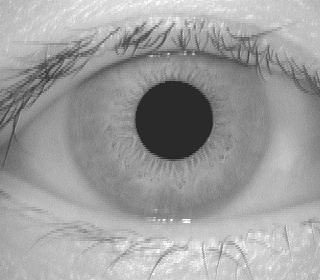
#> input picture data/CASIA Iris Image Database (version 1.0)/001/1/001_1_3.bmp, 320 x 280 px, found by its file name; its folder holds only this picture in this run; the run also reads 2 pictures not shown here
$ jupyter execute --allow-errors IrisRecognition.ipynb
#> lines starting #> are read from the running program, lines starting #| are printed output that depends on the picture; after the words box and inside, x2 and y2 are one past the last pixel; in counts of white or black regions, pixels touching at a corner belong together
[cell 1]
import cv2
import numpy as np
import matplotlib.pyplot as plt
import sklearn.metrics as sk
import scipy.signal
import os
import sys

# Part1: Localization

[cell 2]
def IrisLocalization(image):
    """Give a file path to an iris image, return two lists of parameters of the
    inner and outer circles. The first list is the inner circle and the second
    list is the outer circle. The first number is x coordinate of the circle,
    the second number is the y coordinate, and the last one is the radius of the
    circle."""

    # Step 1: Project the image on x-axis and y-axis, the minima are considered
    # the center of the pupil.

    #plt.imshow(image)
    #plt.show()
    xp = np.argmin(np.sum(image, axis=0)[100:180])+100
    yp = np.argmin(np.sum(image, axis=1)[100:180])+100


    # Step 2: Find a reasonable threshold to find a more accurate pupil
    # coordinates. Repeat the step twice for a more accurate estimate.

    for i in range(2):
        region = image[yp-60:yp+60, xp-60:xp+60]
        retval, dst = cv2.threshold(region, 65, 1, cv2.THRESH_BINARY)
        mask = np.where(dst != 0, 1, 0)
        xp += np.argmin(np.sum(mask, axis=0)) - 60
        yp += np.argmin(np.sum(mask, axis=1)) - 60

    # Step 3: Use Canny edge detection and Hough transform to find two circles.

    # set two smaller regions to detect edges faster
    width1 = 70
    region_inner = image[max(0, yp-width1):min(280, yp+width1),
                       max(0, xp-width1):min(320, xp+width1)]
    width2 = 125
    region_outer = image[max(0, yp-width2):min(280, yp+width2),
                       max(0, xp-width2):min(320, xp+width2)]

    # get two parameters for canny edge detection for the inner circle
    var = 0.33
    median = np.median(region_inner)
    para1 = int(max(0, (1.0 - var) * median))
    para2 = int(min(255, (1.0 + var) * median))

    # remove noise caused by eye lashes
    inner_filter = cv2.bilateralFilter(region_inner,9,95,95)
    # use canny edge detector to get an image of inner boundary
    edged_inner = cv2.Canny(inner_filter, para1, para2)
    inner_circles = cv2.HoughCircles(edged_inner, cv2.HOUGH_GRADIENT, 1,300,
                                     param1=50, param2=10, minRadius=25,
                                     maxRadius=58)
    region_outer = cv2.bilateralFilter(region_outer,9,95,95)
    outer_circles = cv2.HoughCircles(region_outer, cv2.HOUGH_GRADIENT, 1,300,
                                     param1=30, param2=10, minRadius=95,
                                     maxRadius=114)

    # draw circles
    # pupil boundary
    for i in inner_circles[0,:]:
        inner_circle = [int(i[0])+xp-width1, int(i[1])+yp-width1, i[2]]
    # iris boundary
    for i in outer_circles[0,:]:
        outer_circle = [int(i[0])+xp-width2, int(i[1])+yp-width2, i[2]]
    #plt.imshow(image)
    #plt.show()
    return (inner_circle, outer_circle)

# Part1: Image Quality Selection

[cell 3]
# Helper function for quality selection.

def find_roi(img, with_boundary=False):
    # Find two regions on each side of the pupil
    # If within_boundary == True, return the side length of these regions(for ajustable f[i])
    inner_x, inner_y, inner_r = map(int, map(int, IrisLocalization(img)[0]))
    outer_x, outer_y, outer_r = map(int, map(int, IrisLocalization(img)[1]))
    area_1_x = max(0, inner_x-inner_r-60)
    area_2_x = inner_x+inner_r
    area_y = inner_y - 30
    area_1_h = 60
    area_2_h = 60
    area1 = img[area_y:(area_y+60), area_1_x:(area_1_x+60)]
    area2 = img[area_y:(area_y+60), area_2_x:(area_2_x+60)]
    if with_boundary == False:
        return area1, area2
    else:
        boundary_dict = {'area_1_h':area_1_h, 'area_2_h':area_2_h}
        return area1, area2, boundary_dict

[cell 4]
# Helper function for quality selection.

def draw_roi(img, name):
    #draw the ROIs on img
    inner_x, inner_y, inner_r = map(int, map(int, IrisLocalization(img)[0]))
    outer_x, outer_y, outer_r = map(int, map(int, IrisLocalization(img)[1]))
    area_1_x = max(0,inner_x-inner_r-64)
    area_2_x = inner_x+inner_r
    area_y = inner_y - 30
    area_1_h = 60
    area_2_h = 60
    img_bgr = cv2.cvtColor(img, cv2.COLOR_GRAY2BGR)
    cv2.circle(img_bgr, (inner_x, inner_y), inner_r, (255, 0, 0), 2)
    cv2.circle(img_bgr, (outer_x, outer_y), outer_r, (255, 0, 0), 2)
    cv2.rectangle(img_bgr, (area_1_x, area_y), (area_1_x+area_1_h, area_y+area_1_h), (0, 255, 0), 2)
    cv2.rectangle(img_bgr, (area_2_x, area_y), (area_2_x+64, area_y+area_1_h), (0, 255, 0), 2)
    #cv2.imwrite(name, img_bgr)
    plt.figure(figsize=(5, 5))
    plt.imshow(img_bgr, 'gray')
    plt.title(name)

[cell 5]
# Helper function for quality selection.

def integ_calc(f_abs, f1, f2):
    #Calculate the integration
    integ = 0
    for u in range(f_abs.shape[0]):
        for v in range(f_abs.shape[1]):
            if f1 <= np.sqrt(np.square(u-30)+np.square(v-30)) <= f2 :
                integ += f_abs[u, v]
    return integ

[cell 6]
# Helper function for quality selection.

def feature_calc(img, area_h = None):
    #Calculate the 2D feature
    f = np.abs(np.fft.fft2(img))
    f_abs = np.abs(np.fft.fftshift(f))
    if area_h == None:
        f = [0, 6, 22, 32]
    else:
        f = [0, area_h*3/32, area_h*11/32, area_h/2]
    F1 = integ_calc(f_abs, f[0], f[1] )
    F2 = integ_calc(f_abs, f[1], f[2])
    F3 = integ_calc(f_abs, f[2], f[3])

    return np.array([(F1 + F2 + F3), (F2 / (F1 + F3))])

[cell 7]
# you can change directory to your own path
directory = "/Users/tianyi/Desktop/CASIA Iris Image Database (version 1.0)"

# read all the images from the directory
def readimage(directory, dataset):
    #read image from dataset
    files = []
    for first_sub in os.listdir(directory):
        for second_sub in os.listdir(directory+"/"+first_sub+"/{}".format(dataset) ):
            if second_sub[-3:] == 'bmp':
                files = files + [directory+"/"+first_sub+"/{}".format(dataset) +"/"+second_sub]
    return files

[cell 8]
#Example:
file_name_list = readimage(directory, 1) + readimage(directory, 2)
#> pass 2 of the loop in readimage, `for first_sub in os.listdir(directory):`:
#> pass 2 of the loop in readimage, `for first_sub in os.listdir(directory):`:

#You can change the number 399
#> (the rest of this cell did not finish here and is left out)

[cell 9]
from sklearn.cluster import KMeans
from sklearn import preprocessing

X = []
for file_name in file_name_list:
    img = cv2.imread(file_name,0)
#> img is the input picture: shape (280, 320); min 29, max 255, mean 158
    area1, area2 = find_roi(img)
#> in IrisLocalization, `xp = np.argmin(np.sum(image, axis=0)[100:180])+100`: xp = 179
#> in IrisLocalization, `yp = np.argmin(np.sum(image, axis=1)[100:180])+100`: yp = 110
#> the loop in IrisLocalization, `for i in range(2):` made 2 passes
#> (xp, yp) on passes 1 to 2: (165, 119), (165, 119)
#> pass 1, in IrisLocalization, `region = image[yp-60:yp+60, xp-60:xp+60]`:
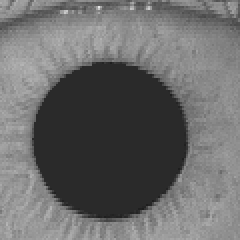
#> region: shape (120, 120) (shown 2 times larger); min 29, max 231, mean 106.2
#> pass 1, in IrisLocalization, `retval, dst = cv2.threshold(region, 65, 1, cv2.THRESH_BINARY)`:
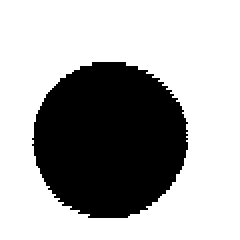
#> dst: shape (120, 120) (shown 2 times larger); values 0 (black) and 1 (white), 67.1% white; 1 black region, box (x1, y1, x2, y2) and area: (16, 31, 94, 109) 4731
#> pass 2, in IrisLocalization, `region = image[yp-60:yp+60, xp-60:xp+60]`:
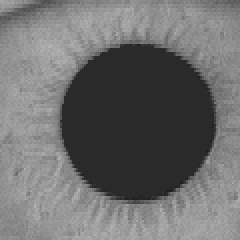
#> region: shape (120, 120) (shown 2 times larger); min 29, max 181, mean 109.6
#> after the loop in IrisLocalization, `for i in range(2):`: xp = 165; yp = 119
#> in IrisLocalization, `region_inner = image[max(0, yp-width1):min(280, yp+width1), max(0, xp-..`:
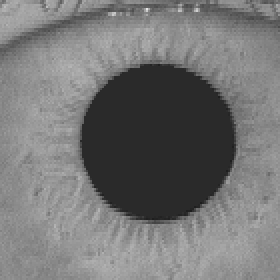
#> region_inner: shape (140, 140) (shown 2 times larger); min 29, max 231, mean 116.9
#> in IrisLocalization, `region_outer = image[max(0, yp-width2):min(280, yp+width2), max(0, xp-..`:
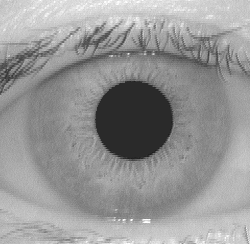
#> region_outer: shape (244, 250); min 29, max 255, mean 150.4
#> in IrisLocalization, `median = np.median(region_inner)`: median = 137
#> in IrisLocalization, `para1 = int(max(0, (1.0 - var) * median))`: para1 = 91
#> in IrisLocalization, `para2 = int(min(255, (1.0 + var) * median))`: para2 = 182
#> in IrisLocalization, `inner_filter = cv2.bilateralFilter(region_inner,9,95,95)`:
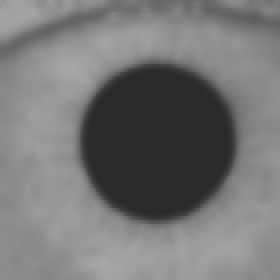
#> inner_filter: shape (140, 140) (shown 2 times larger); min 41, max 168, mean 116.9
#> in IrisLocalization, `edged_inner = cv2.Canny(inner_filter, para1, para2)`:
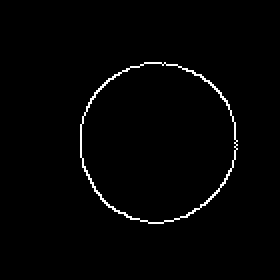
#> edged_inner: shape (140, 140) (shown 2 times larger); 1.5% white in thin lines or dots, all inside (x1, y1, x2, y2) = (40, 31, 119, 112)
#> in IrisLocalization, `inner_circles = cv2.HoughCircles(edged_inner, cv2.HOUGH_GRADIENT, 1,30..`: inner_circles = [[77.5, 70.5, 38.9]]
#> in IrisLocalization, `region_outer = cv2.bilateralFilter(region_outer,9,95,95)`:
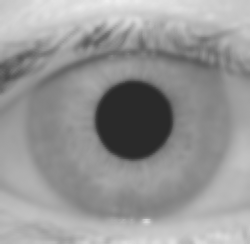
#> region_outer: shape (244, 250); min 41, max 238, mean 150.4
#> in IrisLocalization, `outer_circles = cv2.HoughCircles(region_outer, cv2.HOUGH_GRADIENT, 1,3..`: outer_circles = [[127.5, 121.5, 102.4]]
#> the loop in IrisLocalization, `for i in inner_circles[0,:]:` made 1 pass
#> (i, inner_circle) on pass 1: ([77.5, 70.5, 38.9], [172, 119, 38.9])
#> the loop in IrisLocalization, `for i in outer_circles[0,:]:` made 1 pass
#> (i, outer_circle) on pass 1: ([127.5, 121.5, 102.4], [167, 115, 102.4])
#> in find_roi, `inner_x, inner_y, inner_r = map(int, map(int, IrisLocalization(img)[0]))`: inner_x = 172; inner_y = 119; inner_r = 38
#> in IrisLocalization (call 2), `xp = np.argmin(np.sum(image, axis=0)[100:180])+100`: xp = 179
#> in IrisLocalization (call 2), `yp = np.argmin(np.sum(image, axis=1)[100:180])+100`: yp = 110
#> the loop in IrisLocalization (call 2), `for i in range(2):` made 2 passes
#> pass 2, in IrisLocalization (call 2), `retval, dst = cv2.threshold(region, 65, 1, cv2.THRESH_BINARY)`:
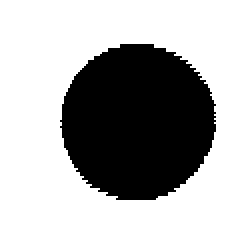
#> dst: shape (120, 120) (shown 2 times larger); values 0 (black) and 1 (white), 67.1% white; 1 black region, box (x1, y1, x2, y2) and area: (30, 22, 108, 100) 4731
#> after the loop in IrisLocalization (call 2), `for i in range(2):`: xp = 165; yp = 119
#> the loop in IrisLocalization (call 2), `for i in inner_circles[0,:]:` made 1 pass
#> the loop in IrisLocalization (call 2), `for i in outer_circles[0,:]:` made 1 pass
#> in find_roi, `outer_x, outer_y, outer_r = map(int, map(int, IrisLocalization(img)[1]))`: outer_x = 167; outer_y = 115; outer_r = 102
#> in find_roi, `area_1_x = max(0, inner_x-inner_r-60)`: area_1_x = 74
#> in find_roi, `area_2_x = inner_x+inner_r`: area_2_x = 210
#> in find_roi, `area_y = inner_y - 30`: area_y = 89
#> in find_roi, `area2 = img[area_y:(area_y+60), area_2_x:(area_2_x+60)]`:
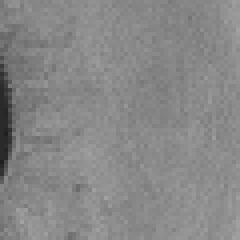
#> area2: shape (60, 60) (shown 4 times larger); min 30, max 162, mean 135.3
    x1 = feature_calc(area1)
#> after the loop in integ_calc, `for u in range(f_abs.shape[0]):`: integ = 685607.5
#> in feature_calc, `F2 = integ_calc(f_abs, f[1], f[2])`: F2 = 558278.3
#> in feature_calc, `F3 = integ_calc(f_abs, f[2], f[3])`: F3 = 440970.6
#> x1 = [1684856.4, 0.496]
    x2 = feature_calc(area2)
#> x2 = [1966477, 0.586]
    x = np.mean((x1, x2), axis=0)
#> x = [1825666.7, 0.541]
    X.append(x)
#> pass 2 of the loop `for file_name in file_name_list:`:
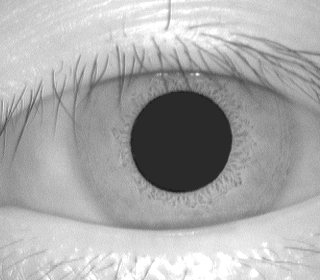
#> input picture data/CASIA Iris Image Database (version 1.0)/002/1/002_1_1.bmp, 320 x 280 px, found by its file name
#> img is the input picture: shape (280, 320); min 22, max 255, mean 170.7
#> in IrisLocalization (call 3), `xp = np.argmin(np.sum(image, axis=0)[100:180])+100`: xp = 168
#> in IrisLocalization (call 3), `yp = np.argmin(np.sum(image, axis=1)[100:180])+100`: yp = 131
#> the loop in IrisLocalization (call 3), `for i in range(2):` made 2 passes
#> (xp, yp) on passes 1 to 2: (177, 142), (176, 142)
#> pass 1, in IrisLocalization (call 3), `retval, dst = cv2.threshold(region, 65, 1, cv2.THRESH_BINARY)`:
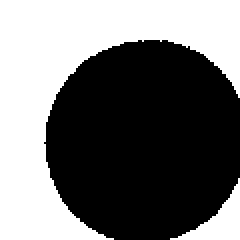
#> dst: shape (120, 120) (shown 2 times larger); values 0 (black) and 1 (white), 44.7% white; 2 white regions, box (x1, y1, x2, y2) and area: (0, 0, 120, 120) 6057, (85, 89, 120, 120) 385
#> after the loop in IrisLocalization (call 3), `for i in range(2):`: xp = 176; yp = 142
#> median = 125
#> para1 = 83
#> para2 = 166
#> edged_inner: shape (140, 140); 1.9% white in thin lines or dots, all inside (x1, y1, x2, y2) = (23, 18, 127, 122)
#> inner_circles = [[75.5, 67.5, 51.5]]
#> outer_circles = [[116.5, 101.5, 98]]
#> the loop in IrisLocalization (call 3), `for i in inner_circles[0,:]:` made 1 pass
#> (i, inner_circle) on pass 1: ([75.5, 67.5, 51.5], [181, 139, 51.5])
#> the loop in IrisLocalization (call 3), `for i in outer_circles[0,:]:` made 1 pass
#> (i, outer_circle) on pass 1: ([116.5, 101.5, 98], [167, 118, 98])
#> inner_x = 181; inner_y = 139; inner_r = 51
#> outer_y = 118; outer_r = 98
#> area_1_x = 70
#> area_2_x = 232
#> area_y = 109
#> in find_roi (call 2), `area2 = img[area_y:(area_y+60), area_2_x:(area_2_x+60)]`:
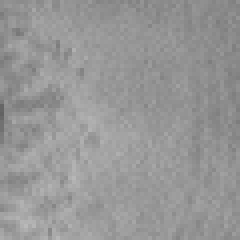
#> area2: shape (60, 60) (shown 4 times larger); min 98, max 185, mean 150.9
#> `x1 = feature_calc(area1)`: x1 = [1690307.1, 0.516]
#> `x2 = feature_calc(area2)`: x2 = [1702535, 0.514]
#> `x = np.mean((x1, x2), axis=0)`: x = [1696421, 0.515]
#> pass 3 of the loop `for file_name in file_name_list:`:
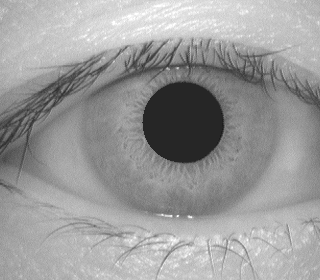
#> input picture data/CASIA Iris Image Database (version 1.0)/001/2/001_2_1.bmp, 320 x 280 px, found by its file name
#> img is the input picture: shape (280, 320); min 23, max 255, mean 154.6
#> edged_inner: shape (140, 140); 1.5% white in thin lines or dots, all inside (x1, y1, x2, y2) = (25, 32, 108, 115)
#> in IrisLocalization (call 6), `xp = np.argmin(np.sum(image, axis=0)[100:180])+100`: xp = 179
#> in IrisLocalization (call 6), `yp = np.argmin(np.sum(image, axis=1)[100:180])+100`: yp = 102
#> the loop in IrisLocalization (call 6), `for i in range(2):` made 2 passes
#> (xp, yp) on passes 1 to 2: (187, 119), (187, 119)
#> pass 2, in IrisLocalization (call 6), `retval, dst = cv2.threshold(region, 65, 1, cv2.THRESH_BINARY)`:
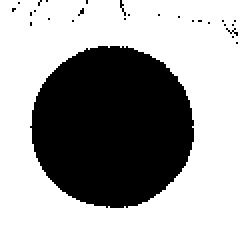
#> dst: shape (120, 120) (shown 2 times larger); values 0 (black) and 1 (white), 63.7% white; 27 black regions (26 under 20 px), largest, box (x1, y1, x2, y2) and area: (15, 23, 97, 104) 5174
#> after the loop in IrisLocalization (call 6), `for i in range(2):`: xp = 187; yp = 119
#> the loop in IrisLocalization (call 6), `for i in inner_circles[0,:]:` made 1 pass
#> (i, inner_circle) on pass 1: ([66.5, 71.5, 40.2], [183, 120, 40.2])
#> the loop in IrisLocalization (call 6), `for i in outer_circles[0,:]:` made 1 pass
#> (i, outer_circle) on pass 1: ([117.5, 117.5, 102.4], [179, 111, 102.4])
#> `x1 = feature_calc(area1)`: x1 = [1729945.4, 0.504]
#> `x2 = feature_calc(area2)`: x2 = [1787344.2, 0.559]
#> `x = np.mean((x1, x2), axis=0)`: x = [1758644.8, 0.532]
#> the loop made 6 passes; the first 3 are shown
X_scaled = preprocessing.scale(X, axis=0)

plt.figure(figsize=(10, 10))
plt.scatter(x=X_scaled[:, 0],y= X_scaled[:, 1], color='b', alpha=0.5 )
plt.show()
#can not be well clustered.

[cell 10]
#k-means clustering
from sklearn.cluster import KMeans
km = KMeans(n_clusters=3)
km.fit(X_scaled)
label_km = km.labels_

types = []
for x in label_km:
    if x not in types:
        types.append(x)

cValue = ['r','y','g','b','r','y','g','b','r']

plt.figure(figsize=(10, 10))
for t in types:
    X_ = X_scaled[label_km == t]
    plt.scatter(x=X_[:, 0], y=X_[:, 1], color=cValue[t+1], alpha=0.5 )
print(km.cluster_centers_)
# diveded into Occluded, Clear, Blurred.

[cell 11]
#Helper function for quality assessnent.

def readimage_sub(directory, first_sub, dataset):
    files = []
    for second_sub in os.listdir(directory+"/"+first_sub+"/{}".format(dataset) ):
        if second_sub[-3:] == 'bmp':
            files = files + [directory+"/"+first_sub+"/{}".format(dataset) +"/"+second_sub]
    return files

def quality_accessment(file_name_list):
    """get the best quality image in the list given"""
    X = []
    for file_name in file_name_list:
        img = cv2.imread(file_name,0)
        area1, area2 = find_roi(img)
        x1 = feature_calc(area1)
        x2 = feature_calc(area2)
        x = np.mean((x1, x2), axis=0)
        X.append(x)
    X = np.asarray(X)
    Mean = np.mean(X, axis = 0)
    Sd = np.std(X, axis = 0)
    X_clear = km.cluster_centers_[0]*Sd+Mean
    best_index =  np.argmin(np.linalg.norm(X-X_clear,axis=1))
    #print(file_name_list[best_index])
    return file_name_list[best_index]

[cell 12]
def best_image_lst(directory):
    """give the directory, get the best quality image for each eye in both
    testing sets and training sets"""

    best_1 = []
    best_2 = []
    subs = os.listdir(directory)
    for sub in subs:
        file_names_1 = readimage_sub(directory, sub, 1)
        best_1.append(quality_accessment(file_names_1))
#> in quality_accessment, `x1 = feature_calc(area1)`: x1 = [1684856.4, 0.496]
#> in quality_accessment, `x2 = feature_calc(area2)`: x2 = [1966477, 0.586]
#> in quality_accessment, `x = np.mean((x1, x2), axis=0)`: x = [1825666.7, 0.541]
#> in quality_accessment, `X = np.asarray(X)`: X = [[1825666.7, 0.541]]
#> in quality_accessment, `Mean = np.mean(X, axis = 0)`: Mean = [1825666.7, 0.541]
#> in quality_accessment, `Sd = np.std(X, axis = 0)`: Sd = [0, 0]
#> in quality_accessment, `X_clear = km.cluster_centers_[0]*Sd+Mean`: X_clear = [1825666.7, 0.541]
#> in quality_accessment, `best_index =  np.argmin(np.linalg.norm(X-X_clear,axis=1))`: best_index = 0
        file_names_2 = readimage_sub(directory, sub, 2)
        best_2.append(quality_accessment(file_names_2))
#> pass 2 of the loop in best_image_lst, `for sub in subs:`:
    return best_1, best_2

[cell 13]
best_1, best_2 = best_image_lst(directory)
best_1.sort()
best_2.sort()

# We are not going to use the best quality image in the training set to train the
# feature vectors since the result is not good. However, we will use the best quality
# image in the testing set to get a higher accuracy for prediction

# Part2: Image Processing

[cell 14]
def IrisNormalization(circle_p, circle_i,image,theta = 0):
    """give the return value of IrisLocalization, return the normalized image,
    which is 64*512 """

    mapx = np.ndarray((64,512),dtype=np.float32)
    mapy = np.ndarray((64,512),dtype=np.float32)
    for i in range(64):
        for j in range(512):
            theta1 = (2*np.pi*j/512)+theta/180*np.pi
            ratio = i/64
            xp = circle_p[0]+circle_p[2]*np.sin(theta1)
            yp = circle_p[1]+circle_p[2]*np.cos(theta1)
            xi = circle_i[0]+circle_i[2]*np.sin(theta1)
            yi = circle_i[1]+circle_i[2]*np.cos(theta1)
            mapx[i,j] = xp+ratio*(xi-xp)
            mapy[i,j] = yp+ratio*(yi-yp)
    result = cv2.remap(image,mapx,mapy,cv2.INTER_LINEAR)
    return result

[cell 15]
def ImageEnhancement(image):
    """give the normalized image, return an enhanced image"""
    # Method 1: as described in the paper.

    # Step1: Take average of 16*16 window as approx. illumination
    #illum = np.ndarray((4,32),dtype = np.float32)
    #for i in range(4):
    #    for j in range(32):
    #        illum[i,j] = np.sum(image[(16*i):(16*(i+1)),(16*j):(16*(j+1))])/256

    # Step2: Expand the illumination size to 64*512 by bicubic interpolation.
    #illum_whole = cv2.resize(illum, None,fx=16, fy=16, interpolation=cv2.INTER_CUBIC)

    # Step3: Subtract the illumination to compensate for lighting conditions.
    #for i in range(64):
    #    for j in range(512):
    #        image[i, j] -= illum_whole[i, j]

    # Step4: Enhance the lighting corrected image by histogram equalization
    # Normal histogram equalization
    #equalized_image = cv2.equalizeHist(image)
    # Adaptive histogram equalization
    #clahe = cv2.createCLAHE(clipLimit=3, tileGridSize=(32,32))
    #equalized_image = clahe.apply(image)


    # Method 2: Simple histogram equalization for each 32*32 segment of the image
    for i in range(2):
        for j in range(16):
            image[(32*i):(32*(i+1)),(32*j):(32*(j+1))] = cv2.equalizeHist(image[(32*i):(32*(i+1)),(32*j):(32*(j+1))])
    return image

[cell 16]
def modulating_function(x, y, f):
    m = np.cos(2*np.pi*f*np.sqrt(x**2+y**2))
    return m

def kernel(x, y, f, sigmaX, sigmaY):
    g = (1/(2*np.pi*sigmaX*sigmaY))*np.exp(-0.5*(x**2/sigmaX**2 +
                                                 y**2/sigmaY**2))*\
    modulating_function(x, y, f)
    return g

def spatial_filter(f, sigmaX, sigmaY):
    s_filter = np.zeros((8, 8))
    for i in range(8):
        for j in range(8):
            s_filter[i, j] = kernel((j), (i), f, sigmaX, sigmaY)
    return s_filter

def FeatureExtraction(image):
    """give the enhanced image, return the feature vector of the image"""

    # Step 1: Find the region of interest.
    roi = image[:48,:]

    # Step 2: Get two filtered image.
    filter1 = spatial_filter(0.1, 3, 1.5)
    filtered1 = scipy.signal.convolve2d(roi, filter1, mode='same')
    filter2 = spatial_filter(0.07, 4.5, 1.5)
    filtered2 = scipy.signal.convolve2d(roi, filter2, mode='same')

    #Step 3: Get the feature vector.
    feature_vec = np.zeros(1536)
    for i in range(2):
        filtered = [filtered1, filtered2][i]
        for j in range(6):
            for k in range(64):
                mean = np.mean(abs(filtered[j*8:(j+1)*8, k*8:(k+1)*8]))
                sd = np.mean(abs(abs(filtered[j*8:(j+1)*8, k*8:(k+1)*8])- mean))
                feature_vec[i*768 + 128*j + 2*k] = mean
                feature_vec[i*768 + 128*j + 2*k + 1] = sd
    return feature_vec.reshape(1,-1)

# Part3: Iris Matching

[cell 17]
# helper function to get the whole feature vector and test vector

def findfeature(file,theta=0):
    img = cv2.imread(file,0)
    inner_c, outer_c = IrisLocalization(img)
    test = IrisNormalization(inner_c, outer_c, img,theta)
    abc = ImageEnhancement(test)
    feature = FeatureExtraction(abc)
    return(feature)

[cell 18]
# all images in the training set are used to get train feature vector
allfile_1 = readimage(directory, 1)
#> pass 2 of the loop in readimage, `for first_sub in os.listdir(directory):`:
allfile_1.sort()

# as defined in the paper, we need to start from different initial angles
# to get a relative angle invariant test result
angles = [-9, -6, -3, 0, 3, 6, 9]

# best_2 is defined in the image selection part, for the best result,
# we only use the best quality image in the testing set for each eye.
best_2.sort()

# get all feature vectors in the training set
trainfeature = np.ndarray(shape=(0,1536))
for file in allfile_1:
    for angle in angles:
        trainfeature =  np.concatenate((trainfeature,findfeature(file,angle)) ,axis=0)
#> in findfeature, `inner_c, outer_c = IrisLocalization(img)`: inner_c = [172, 119, 38.9]; outer_c = [167, 115, 102.4]
#> after the loop in FeatureExtraction, `for i in range(2):`: feature_vec = 1536 values, max 15.37 at index 1054, min 0.55 at index 465, mean 4.62
#> pass 2 of the loop `for file in allfile_1:`:

# get all feature vectors in the testing set
testfeature = np.ndarray(shape=(0,1536))
#> testfeature = empty array
for file in best_2:
        testfeature =  np.concatenate((testfeature,findfeature(file)) ,axis=0)
#> pass 2 of the loop `for file in best_2:`:
